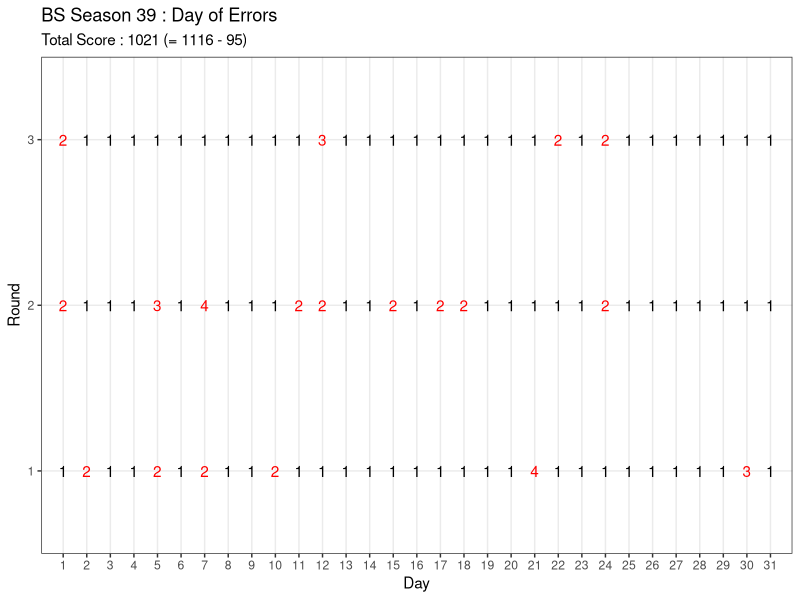

Reproduce this figure in R.
library(dplyr)
library(ggplot2)
library(glue)

rm(list=ls())

season = 39

ranking = c(
  1,2,2,
  2,1,1,
  1,1,1,
  1,1,1,
  2,3,1,
  1,1,1,
  2,4,1,
  1,1,1,
  1,1,1,
  2,1,1,
  1,2,1,
  1,2,3,
  1,1,1,
  1,1,1,
  1,2,1,
  1,1,1,
  1,2,1,
  1,2,1,
  1,1,1,
  1,1,1,
  4,1,1,
  1,1,2,
  1,1,1,
  1,2,2,
  1,1,1,
  1,1,1,
  1,1,1,
  1,1,1,
  1,1,1,
  3,1,1,
  1,1,1
)

total_round = length(ranking)
ranking_score = c(12,8,5,3,0)

data = 
  data.frame(season, ranking) %>% 
  transmute(
    season,
    ranking,
    score = ranking_score[ranking],
    total_score = cumsum(coalesce(score, 0)),
    daily_round = rep(1:3, times=31) %>% head(total_round),
    day = rep(1:31, each=3) %>% head(total_round)
  )

last_data = data %>% tail(1)
total_score = last_data$total_score
ideal_total_score = total_round * ranking_score[1]
missing_score = ideal_total_score - total_score

data %>%
  mutate(is_error = ifelse(ranking > 1, TRUE, FALSE)) %>%
  group_by(day) %>%
  mutate(count = 1:n()) %>%
  ggplot(aes(x=day, y=count)) +
  geom_text(aes(label=ranking, color=is_error)) +
  scale_x_continuous(limits=c(1,31), breaks=1:31, expand=c(.03,.03)) +
  scale_y_continuous(limits=c(1,3), breaks=1:3, expand = c(.2,.1)) +
  scale_color_manual(values=c('black','red')) +
  labs(
    title = glue('BS Season {season} : Day of Errors'), 
    subtitle = glue('Total Score : {total_score} (= {ideal_total_score} - {missing_score})'), 
    y='Round', x='Day'
  ) +
  theme_bw() +
  theme(
    panel.grid.minor = element_blank(),
    legend.position = 'none'
  )

